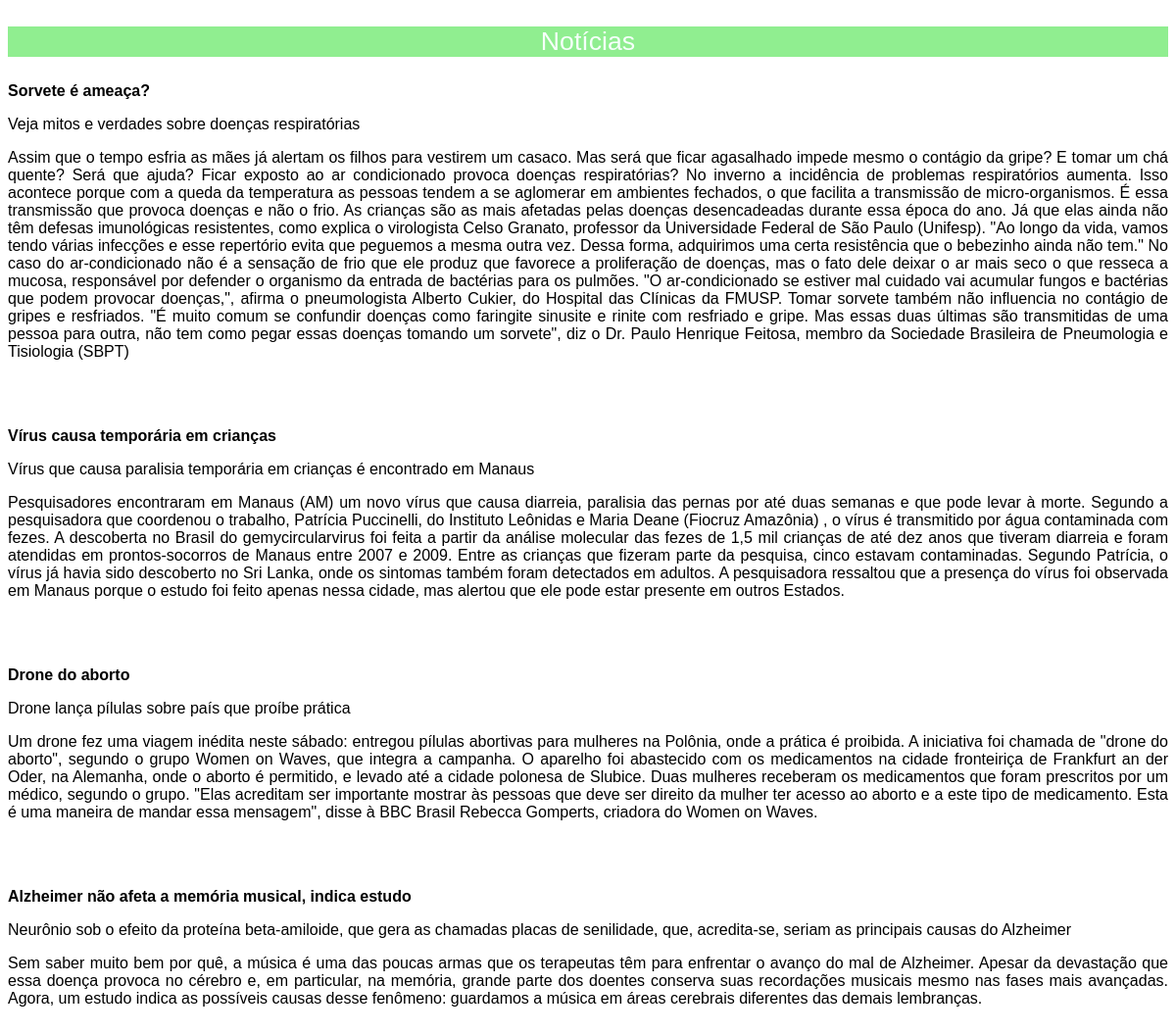
The page /mobile.php on the database its author committed.
### tables this page shows
CREATE TABLE IF NOT EXISTS `noticia` (
  `titulo` varchar(100) NOT NULL COMMENT 'titulo da noticia',
  `resumo` varchar(1000) NOT NULL,
  `descricao` blob NOT NULL,
  `imagem` blob NOT NULL,
  `status` int(11) NOT NULL,
  `data` datetime NOT NULL
);

### conexao_db.php (called while the page is built, shortened)
<?php
class conexao {
    var $host = "localhost";
    var $user = 'consulta';
    var $senha = 'consulta';
    var $link;
    function conecta(){
	  $this->link = @mysql_connect($this->host,$this->user,$this->senha);
    }
    function sql_query($query){
        $this->query = $query;
        if($this->resultado = mysql_query($this->query)){
            return $this->resultado;
        }else{
            print "Ocorreu um erro ao executar a Query MySQL: <b>$query</b>";
      print "<br><br>";
      print "Erro no MySQL: <b>".mysql_error()."</b>";
      die();
            $this->desconecta();
        }
    }
    function desconecta(){
        return mysql_close($this->link);
    }
}
?>

### mobile.php (the view, shortened to what this page needs)
<?php
include("conexao_db.php");
$mysql = new conexao;
$listanoticia = $mysql->sql_query("SELECT * FROM noticia where status in(1,3) order by data desc");
?>
<!DOCTYPE html>
<html>
	<head>
	<link rel="stylesheet" href="http://code.jquery.com/mobile/1.0a3/jquery.mobile-1.0a3.min.css" />
</head>
<body>
<div class="box_mobile" data-role="page">
	<div class="tbox" data-role="header">
		<p class="p_mobile">Not&iacutecias </p>
	</div>
	<div data-role="content">
<?php
 while($resultado = mysql_fetch_object($listanoticia)){
  echo   "<p><b>$resultado->titulo</b></p>";
  echo   "<p>$resultado->resumo</p>";
  echo   "<p>$resultado->descricao</p>";
  echo   "<br>";
  echo   "<br>";
}
?>
	</div>
</div>
</body>
</html>

### estilos.css (style rules this page uses)
.box_mobile { margin:0 auto; top:0px; font-size : 12pt; font-family : verdana,arial; text-align: justify; width:100%; }
.tbox { background:#90EE90; text-align: center; color:#F5FFFA; }
.p_mobile { font-size : 20pt; font-family : verdana,arial; color:#F5FFFA; }

### rows shown on the page
noticia: titulo "Sorvete é ameaça?", resumo "Veja mitos e verdades sobre doenças respiratórias", descricao "Assim que o tempo esfria as mães já alertam os filhos para vestirem um casaco. Mas será que ficar agasalhado impede mesmo o contágio da gripe? E tomar um chá quente? Será que ajuda? Ficar exposto ao ar condicionado provoca doenças respiratórias? No inverno a incidência de problemas respiratórios aumenta. Isso acontece porque com a queda da temperatura as pessoas tendem a se aglomerar em ambientes fechados, o que facilita a transmissão de micro-organismos. É essa transmissão que provoca doenças e não o frio. As crianças são as mais afetadas pelas doenças desencadeadas durante essa época do ano. Já que elas ainda não têm defesas imunológicas resistentes, como explica o virologista Celso…"
noticia: titulo "Vírus causa temporária em crianças", resumo "Vírus que causa paralisia temporária em crianças é encontrado em Manaus", descricao "Pesquisadores encontraram em Manaus (AM) um novo vírus que causa diarreia, paralisia das pernas por até duas semanas e que pode levar à morte. Segundo a pesquisadora que coordenou o trabalho, Patrícia Puccinelli, do Instituto Leônidas e Maria Deane (Fiocruz Amazônia) , o vírus é transmitido por água contaminada com fezes. A descoberta no Brasil do gemycircularvirus foi feita a partir da análise molecular das fezes de 1,5 mil crianças de até dez anos que tiveram diarreia e foram atendidas em prontos-socorros de Manaus entre 2007 e 2009. Entre as crianças que fizeram parte da pesquisa, cinco estavam contaminadas. Segundo Patrícia, o vírus já havia sido descoberto no Sri Lanka, onde os…"
noticia: titulo "Drone do aborto", resumo "Drone lança pílulas sobre país que proíbe prática", descricao "Um drone fez uma viagem inédita neste sábado: entregou pílulas abortivas para mulheres na Polônia, onde a prática é proibida. A iniciativa foi chamada de \"drone do aborto\", segundo o grupo Women on Waves, que integra a campanha. O aparelho foi abastecido com os medicamentos na cidade fronteiriça de Frankfurt an der Oder, na Alemanha, onde o aborto é permitido, e levado até a cidade polonesa de Slubice. Duas mulheres receberam os medicamentos que foram prescritos por um médico, segundo o grupo. \"Elas acreditam ser importante mostrar às pessoas que deve ser direito da mulher ter acesso ao aborto e a este tipo de medicamento. Esta é uma maneira de mandar essa mensagem\", disse à BBC Brasil…"
noticia: titulo "Alzheimer não afeta a memória musical, indica estudo", resumo "Neurônio sob o efeito da proteína beta-amiloide, que gera as chamadas placas de senilidade, que, acredita-se, seriam as principais causas do Alzheimer", descricao "Sem saber muito bem por quê, a música é uma das poucas armas que os terapeutas têm para enfrentar o avanço do mal de Alzheimer. Apesar da devastação que essa doença provoca no cérebro e, em particular, na memória, grande parte dos doentes conserva suas recordações musicais mesmo nas fases mais avançadas. Agora, um estudo indica as possíveis causas desse fenômeno: guardamos a música em áreas cerebrais diferentes das demais lembranças."
